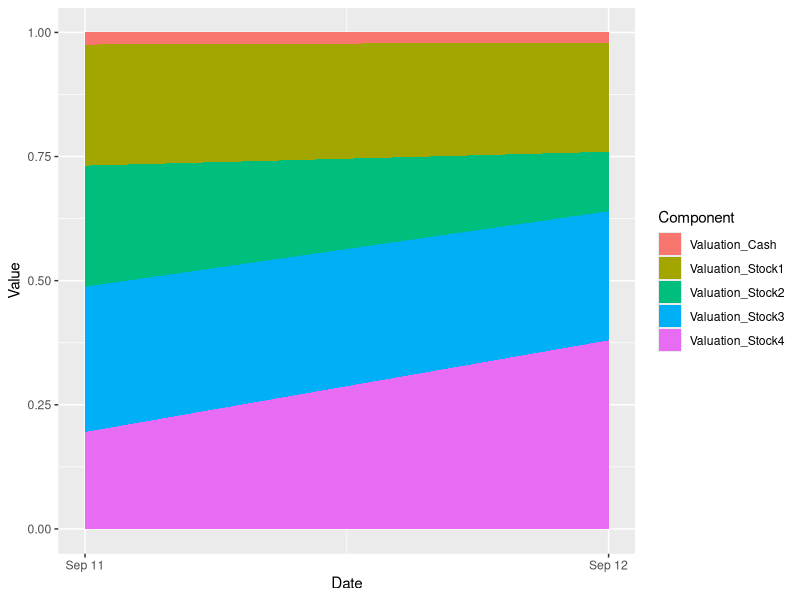

The R script that drew this image:
library(tidyverse)

tibble(Date = as.Date(c('2020-09-11', '2020-09-12')),
       Valuation_Stock1 = c(1000,1100),
       Valuation_Stock2 = c(1000,600),
       Valuation_Stock3 = c(1200,1300),
       Valuation_Stock4 = c(800,1900),
       Valuation_Cash = c(100,102),
       ) %>% 
  pivot_longer(Valuation_Stock1:Valuation_Cash, names_to = "Component", values_to = 'Value') %>%
  ggplot(.) + geom_area(aes(Date, Value, fill = Component), position = 'fill')
